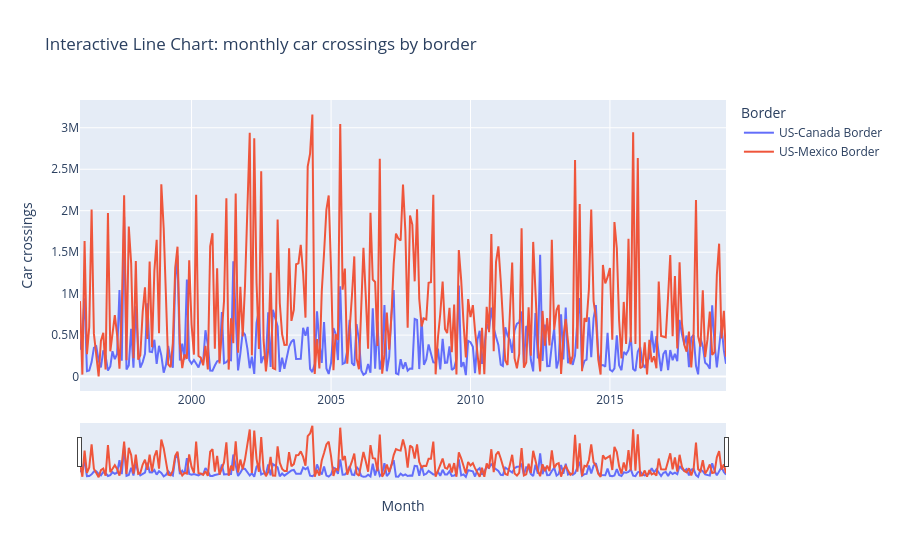

Notebook cell for this chart:
### Code cell
# WHAT: Draw an interactive monthly time series with a range slider.
# WHY: 23 years of monthly data is unreadable at full zoom; the slider lets the reader pick the window.

# PART 3: INTERACTIVE LINE CHART
# ============================================================================
print("\n" + "=" * 70)
print("PART 3: Interactive Line Chart")
print("=" * 70)

print("\n✅ Example 2: Interactive Line Chart with Time Series")
print("-" * 70)

# Real monthly time series: total car crossings per border, 1996 to 2019.
ts_data = (crossings[crossings['Measure'] == 'Personal Vehicles']
           .groupby(['Date', 'Border'], as_index=False)['Value'].sum())

fig = px.line(ts_data, x='Date', y='Value', color='Border',
              title='Interactive Line Chart: monthly car crossings by border',
              labels={'Value': 'Car crossings', 'Date': 'Month'})
fig.update_xaxes(rangeslider_visible=True)  # Add range slider
fig.show()
print("💡 Try: Use range slider to zoom into 2001 or 2008, hover for values!")
print(f"   {len(ts_data):,} month-border points span "
      f"{ts_data['Date'].min():%Y-%m} to {ts_data['Date'].max():%Y-%m}")

# ============================================================================

### Figure 1 — Plotly figure (JSON) as saved in the notebook; plotly's stock layout.template omitted (floating-point values rounded to 4 significant figures; data arrays with more than 128 entries replaced by an {"elided": "..."} marker saying what was removed)
{"data": [{"hovertemplate": "Border=US-Canada Border<br>Month=%{x}<br>Car crossings=%{y}<extra></extra>", "legendgroup": "US-Canada Border", "line": {"color": "#636efa", "dash": "solid"}, "marker": {"symbol": "circle"}, "mode": "lines", "name": "US-Canada Border", "orientation": "v", "showlegend": true, "type": "scatter", "x": {"elided": "279 str values"}, "xaxis": "x", "y": {"elided": "279 int values"}, "yaxis": "y"}, {"hovertemplate": "Border=US-Mexico Border<br>Month=%{x}<br>Car crossings=%{y}<extra></extra>", "legendgroup": "US-Mexico Border", "line": {"color": "#EF553B", "dash": "solid"}, "marker": {"symbol": "circle"}, "mode": "lines", "name": "US-Mexico Border", "orientation": "v", "showlegend": true, "type": "scatter", "x": {"elided": "272 str values"}, "xaxis": "x", "y": {"elided": "272 int values"}, "yaxis": "y"}], "layout": {"legend": {"title": {"text": "Border"}, "tracegroupgap": 0}, "title": {"text": "Interactive Line Chart: monthly car crossings by border"}, "xaxis": {"anchor": "y", "domain": [0.0, 1.0], "rangeslider": {"visible": true}, "title": {"text": "Month"}}, "yaxis": {"anchor": "x", "domain": [0.0, 1.0], "title": {"text": "Car crossings"}}}}
